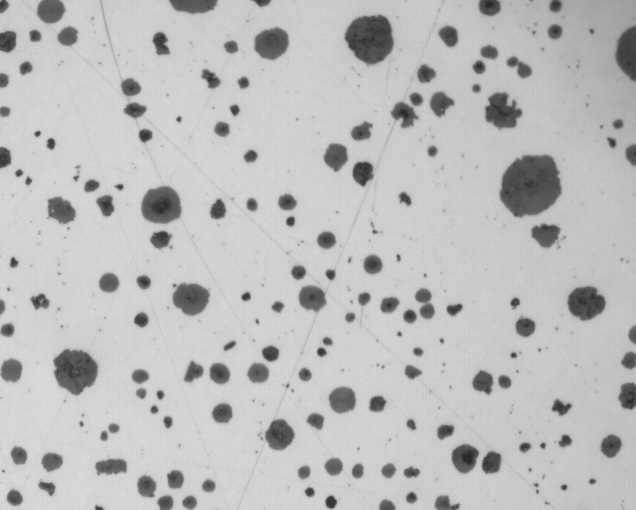
#> input picture Assignments/assignment 1/ductile_iron2-1.jpg, 636 x 510 px
$ python otsu_threshold.py ductile_iron2-0.jpg ductile_iron2-1.jpg ductile_iron2-1.jpg ductile_iron2-1.jpg
#> lines starting #> are read from the running program, lines starting #| are printed output that depends on the picture; after the words box and inside, x2 and y2 are one past the last pixel; in counts of white or black regions, pixels touching at a corner belong together
import cv2
import sys
import numpy as np
import warnings, os

warnings.filterwarnings("ignore")

a = str(sys.argv[2])
b = str(sys.argv[4])

img = cv2.imread(a,0)
#> img is the input picture: shape (510, 636); min 38, max 221, mean 188.8

blur = cv2.GaussianBlur(img,(5,5),0)

# normalized_histogram, cumulative distribution function
hist = cv2.calcHist([img],[0],None,[256],[0,256])
#> hist = 256 values, max 20495 at index 209, min 0 at index 0, mean 1267

hist_norm = hist.ravel()/hist.max()
#> hist_norm = 256 values, max 1 at index 209, min 0 at index 0, mean 0.0618

Q = hist_norm.cumsum()
#> Q = 256 values from 0 to 15.83

bins = np.arange(256)

fn_min = np.inf
thresh = 0

for i in xrange(1,256):

    # probabilities
    p1,p2 = np.hsplit(hist_norm,[i])

    # cum sum of classes
    q1,q2 = Q[i],Q[255]-Q[i]

    # weights
    b1,b2 = np.hsplit(bins,[i])

    # means and variances
    m1,m2 = np.sum(p1*b1)/q1, np.sum(p2*b2)/q2
    v1,v2 = np.sum(((b1-m1)**2)*p1)/q1,np.sum(((b2-m2)**2)*p2)/q2

    # minimization function
    fn = v1*q1 + v2*q2

    if fn < fn_min:
        fn_min = fn
        thresh = i
#> this loop made 255 passes
#> (q1, q2, m1, m2, v1, v2, fn, fn_min) on passes 38 to 48: (9.76e-05, 15.83, 0, 188.8, 0, 1388.6, 21975.8, 21975.8), (0.000488, 15.83, 7.6, 188.8, 184.8, 1388.5, 21973.7, 21973.7), (0.000927, 15.83, 20.42, 188.8, 177.9, 1388, 21965, 21965), (0.00171, 15.82, 21.37, 188.8, 176.1, 1387.4, 21955.4, 21955.4), (0.00293, 15.82, 23.4, 188.9, 163.5, 1386.4, 21938.6, 21938.6), (0.00371, 15.82, 32.29, 188.9, 59.63, 1384.8, 21912, 21912), (0.00444, 15.82, 34.53, 188.9, 40.31, 1383.9, 21895.3, 21895.3), (0.00517, 15.82, 35.87, 188.9, 32.16, 1382.9, 21880, 21880), (0.0061, 15.82, 35.82, 188.9, 37.84, 1382.1, 21864.9, 21864.9), (0.00712, 15.82, 36.65, 188.9, 36.5, 1381, 21846, 21846), (0.00849, 15.82, 36.43, 188.9, 46.15, 1379.8, 21825.5, 21825.5)
#> (q1, q2, m1, m2, v1, v2, fn) on passes 17 to 22: (0, 15.83, nan, 188.8, nan, 1388.6, nan), (0, 15.83, nan, 188.8, nan, 1388.6, nan), (0, 15.83, nan, 188.8, nan, 1388.6, nan), (0, 15.83, nan, 188.8, nan, 1388.6, nan), (0, 15.83, nan, 188.8, nan, 1388.6, nan), (0, 15.83, nan, 188.8, nan, 1388.6, nan)


for i in range (0, len(img)):
    for j in range(0, len(img[i])):
        if (img[i][j] > thresh):
            img[i][j] = 255
        else:
            img[i][j] = 0
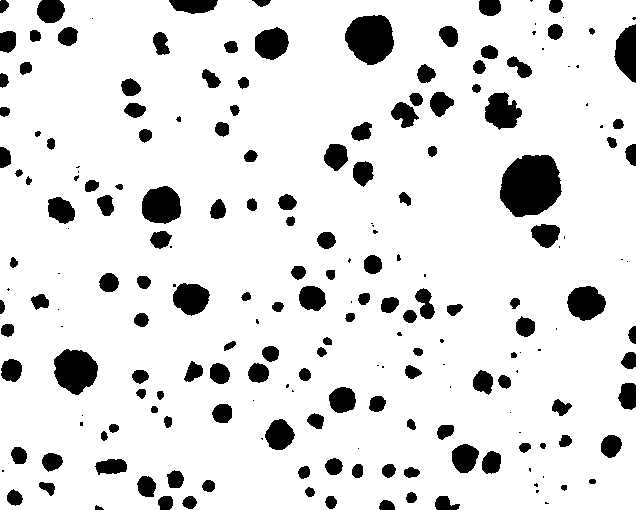
#> img: shape (510, 636); 88% white; 207 black regions (57 under 20 px), largest, box (x1, y1, x2, y2) and area: (500, 155, 562, 217) 2988, (345, 15, 394, 65) 1859, (54, 349, 98, 395) 1477

cv2.imwrite(b, img)
if len(sys.argv) == 6:
    print(thresh)
